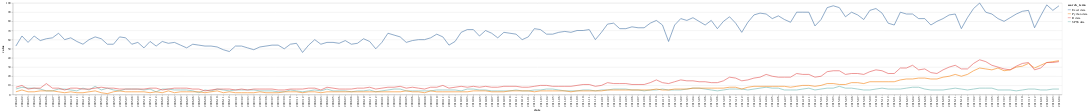

The notebook cell saved with this chart:
### Code cell
alt.Chart(trends).mark_line().encode(
    x="date",
    y="value",
    color="search_term"
)

### Figure 1 — Vega-Lite specification as saved in the notebook (floating-point values rounded to 4 significant figures; data arrays with more than 128 entries replaced by an {"elided": "..."} marker saying what was removed)
{"config": {"view": {"continuousWidth": 400, "continuousHeight": 300}}, "data": {"name": "data-e98c37ccd35f211240bd82ee68b1da10"}, "mark": "line", "encoding": {"color": {"type": "nominal", "field": "search_term"}, "x": {"type": "nominal", "field": "date"}, "y": {"type": "quantitative", "field": "value"}}, "$schema": "https://vega.github.io/schema/vega-lite/v4.8.1.json", "datasets": {"data-e98c37ccd35f211240bd82ee68b1da10": {"elided": "688 records"}}}
